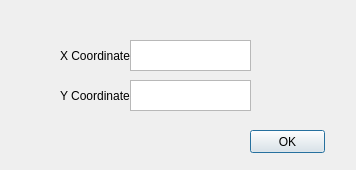
<?xml version="1.0" encoding="UTF-8"?>
<ui version="4.0">
 <class>my_co</class>
 <widget class="QDialog" name="my_co">
  <property name="geometry">
   <rect>
    <x>0</x>
    <y>0</y>
    <width>356</width>
    <height>170</height>
   </rect>
  </property>
  <property name="windowTitle">
   <string>my_co</string>
  </property>
  <widget class="QLabel" name="label">
   <property name="geometry">
    <rect>
     <x>60</x>
     <y>40</y>
     <width>71</width>
     <height>31</height>
    </rect>
   </property>
   <property name="text">
    <string>X Coordinate</string>
   </property>
  </widget>
  <widget class="QLabel" name="label_2">
   <property name="geometry">
    <rect>
     <x>60</x>
     <y>80</y>
     <width>71</width>
     <height>31</height>
    </rect>
   </property>
   <property name="text">
    <string>Y Coordinate</string>
   </property>
  </widget>
  <widget class="QTextEdit" name="textEdit">
   <property name="geometry">
    <rect>
     <x>130</x>
     <y>40</y>
     <width>121</width>
     <height>31</height>
    </rect>
   </property>
  </widget>
  <widget class="QTextEdit" name="textEdit_2">
   <property name="geometry">
    <rect>
     <x>130</x>
     <y>80</y>
     <width>121</width>
     <height>31</height>
    </rect>
   </property>
  </widget>
  <widget class="QPushButton" name="pushButton">
   <property name="geometry">
    <rect>
     <x>250</x>
     <y>130</y>
     <width>75</width>
     <height>23</height>
    </rect>
   </property>
   <property name="text">
    <string>OK</string>
   </property>
  </widget>
 </widget>
 <layoutdefault spacing="6" margin="11"/>
 <resources/>
 <connections/>
</ui>
